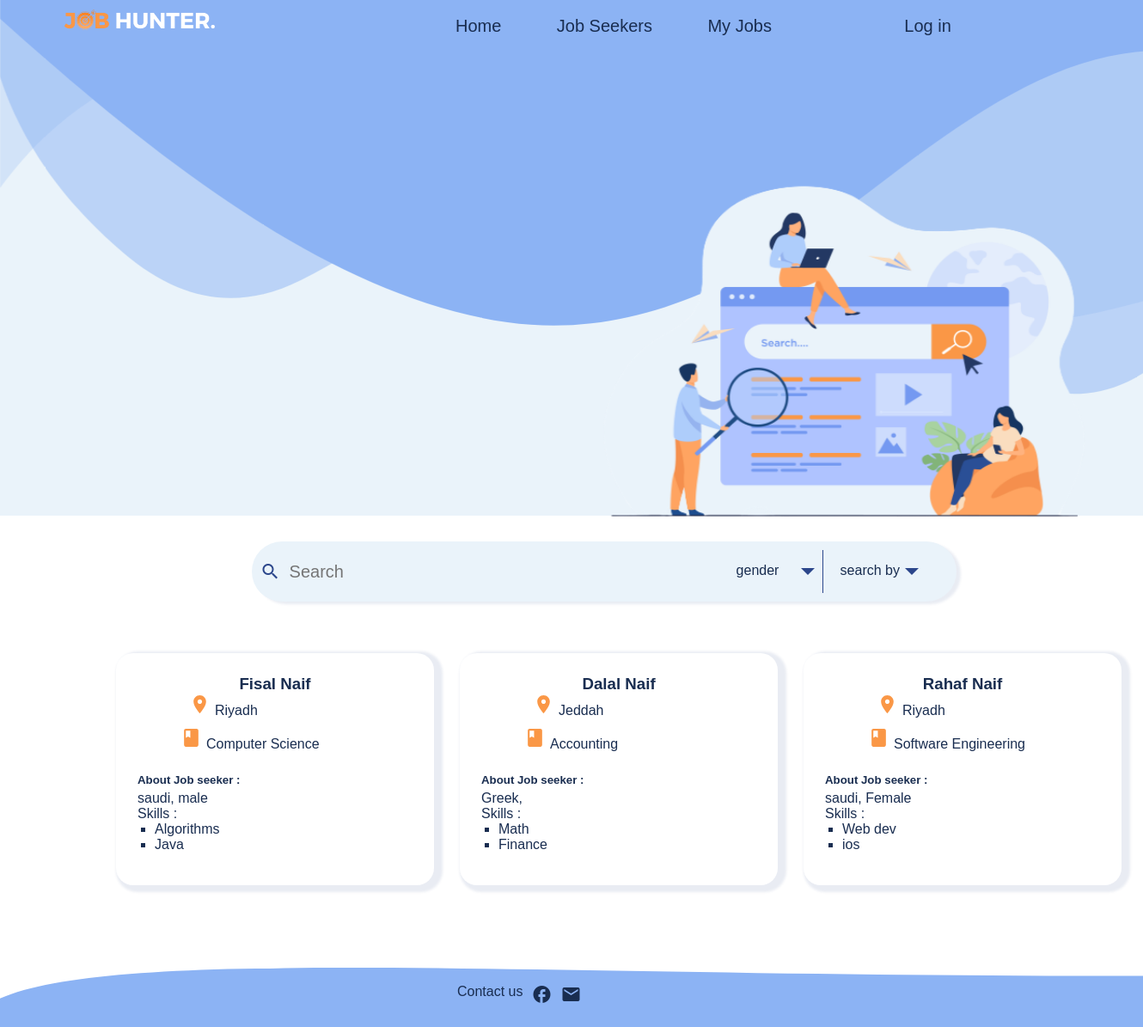
/jobSeekerSearch.php, run on the app's committed database.
### tables this page shows
CREATE TABLE `jobseeker` (
  `firstName` varchar(50) NOT NULL,
  `lastName` varchar(50) NOT NULL,
  `email` varchar(50) NOT NULL,
  `password` varchar(30) NOT NULL,
  `birthDate` date NOT NULL,
  `gender` varchar(10) NOT NULL,
  `nationality` varchar(50) NOT NULL,
  `city` varchar(50) NOT NULL,
  `phone` char(12) NOT NULL,
  `major` varchar(50) NOT NULL,
  `experince` text DEFAULT NULL,
  `currentJob` varchar(50) DEFAULT NULL,
  `role` int(1) DEFAULT 1,
  `Github` text DEFAULT NULL,
  `Instagram` text DEFAULT NULL,
  `Facebook` text DEFAULT NULL
);

CREATE TABLE `skills` (
  `skill_id` int(11) NOT NULL,
  `JobSeeker_email` varchar(30) NOT NULL,
  `skillName` varchar(100) NOT NULL
);

### jobSeekerSearch.php (the view, shortened to what this page needs)
<!DOCTYPE html>
<html>
    <head>
        <link rel="stylesheet" href="styles/jobSeekerSearch.css">
        <link rel="stylesheet" href="styles/NavbarStyles.css">
        <link rel="stylesheet" href="styles\Buttons.css" />
    </head>
    <body>
        <div class="container">
            <div class="custom-shape-divider-top-1612286857">
            </div>
            <div class="header">
                <nav class="navbar">
                    <div class="logo">
                        <img src="img/logo.png">
                    </div>
                    <div class="navbar-items">
                        <a href="home.php" class="navbar-item">Home</a>
                        <a href="jobSeekerSearch.php" class="navbar-item">Job Seekers</a>
                        <a href="JobListing.php" class="navbar-item">My Jobs</a>
                        <a href="LogIn.php" class="navbar-item-span">Log in</a>
                    </div>
                </nav>
                <img src="img/search.png" class="home-img">
            </div>
            <div class="search">
                <form method="GET">
                    <div class="search-box">
                        <span class="material-icons" class="search-icon">search</span>
                        <input type="text" class="input" placeholder="Search" name="search">
                        <div class="dropdown">
                            <div class="default_option"><input type="text" name="gender" value="gender" id="gender" style="background-color:transparent;border:none; outline:none; cursor:pointer;font-size: 16px;color:#192d50;" readonly></div>
                        </div>
                        <div class="dropdown2">
                            <div class="default_option">search by</div>
                        </div>
                    </div>
                </form>
            </div>
            <div class="jobs">
            <div class="job-posts">
                    <ul>
            <?php
                if (!($database = mysqli_connect("localhost", "root", "")))
                    die("<p>Could not connect to database</p>");
                        $search = isset($_GET['search']) ? $_GET['search'] : '';
                        $gender = isset($_GET['gender']) ? $_GET['gender'] : "gender";
                        $skill = isset($_GET['skill']) ? $_GET['skill'] :'';
                        $nation = isset($_GET['nation']) ? $_GET['nation'] : '';
                        $major = isset($_GET['major']) ? $_GET['major'] : '';
                        if(($search=='') && ($gender=='gender')){
                            $query = "select firstName, lastName, email, gender, nationality, city, major from jobseeker";
                        }elseif(($search=='') && ($skill=='') && ($nation=='') &&($major=='') &&($gender=='male')){
                            $query = "select firstName, lastName, email, gender, nationality, city, major from jobseeker WHERE gender='".$gender."'";
                        }elseif(($search=='') && ($skill=='') && ($nation=='') &&($major=='') &&($gender=='female')){
                            $query = "select firstName, lastName, email, gender, nationality, city, major from jobseeker WHERE gender='".$gender."'";
                        }elseif(!empty($search) && ($skill=='') && ($nation=='') &&($major=='') &&($gender=='male')){
                            $query = "select firstName, lastName, email, gender, nationality, city, major from jobseeker WHERE gender='".$gender."' AND (firstName='".$search."' OR lastName='".$search."')";
                        }elseif(!empty($search) && ($skill=='') && ($nation=='') &&($major=='') &&($gender=='female')){
                            $query = "select firstName, lastName, email, gender, nationality, city, major from jobseeker WHERE gender='".$gender."' AND (firstName='".$search."' OR lastName='".$search."')";
                        }elseif(!empty($search) && ($skill=='') && !empty($nation) &&($major=='') &&($gender=='female')){
                            $query = "select firstName, lastName, email, gender, nationality, city, major from jobseeker WHERE gender='".$gender."' AND (firstName='".$search."' OR lastName='".$search."') AND nationality='".$nation."'";
                        }elseif(!empty($search) && ($skill=='') && !empty($nation) &&($major=='') &&($gender=='male')){
                            $query = "select firstName, lastName, email, gender, nationality, city, major from jobseeker WHERE gender='".$gender."' AND (firstName='".$search."' OR lastName='".$search."') AND nationality='".$nation."'";
                        }elseif(!empty($search) && ($skill=='') && ($nation=='') && !empty($major) &&($gender=='male')){
                            $query = "select firstName, lastName, email, gender, nationality, city, major from jobseeker WHERE gender='".$gender."' AND (firstName='".$search."' OR lastName='".$search."') AND major='".$major."'";
                        }elseif(!empty($search) && ($skill=='') && ($nation=='') && !empty($major) &&($gender=='female')){
                            $query = "select firstName, lastName, email, gender, nationality, city, major from jobseeker WHERE gender='".$gender."' AND (firstName='".$search."' OR lastName='".$search."') AND major='".$major."'";
                        }elseif(!empty($search) && ($skill=='') && !empty($nation) && !empty($major) &&($gender=='female')){
                            $query = "select firstName, lastName, email, gender, nationality, city, major from jobseeker WHERE gender='".$gender."' AND (firstName='".$search."' OR lastName='".$search."') AND major='".$major."' AND nationality='".$nation."'";
                        }elseif(!empty($search) && ($skill=='') && !empty($nation) && !empty($major) &&($gender=='male')){
                            $query = "select firstName, lastName, email, gender, nationality, city, major from jobseeker WHERE gender='".$gender."' AND (firstName='".$search."' OR lastName='".$search."') AND major='".$major."' AND nationality='".$nation."'";
                        }elseif(!empty($search) && !empty($skill) && ($nation=='') &&($major=='') &&($gender=='female')){
                            $query = "select firstName, lastName, email, gender, nationality, city, major from jobseeker WHERE gender='".$gender."' AND (firstName='".$search."' OR lastName='".$search."')";
                        }elseif(!empty($search) && !empty($skill) && ($nation=='') &&($major=='') &&($gender=='male')){
                            $query = "select firstName, lastName, email, gender, nationality, city, major from jobseeker WHERE gender='".$gender."' AND (firstName='".$search."' OR lastName='".$search."')";
                        }elseif(!empty($search) && !empty($skill) && !empty($nation) &&($major=='') &&($gender=='female')){
                            $query = "select firstName, lastName, email, gender, nationality, city, major from jobseeker WHERE gender='".$gender."' AND (firstName='".$search."' OR lastName='".$search."') AND nationality='".$nation."'";
                        }elseif(!empty($search) && !empty($skill) && !empty($nation) &&($major=='') &&($gender=='male')){
                            $query = "select firstName, lastName, email, gender, nationality, city, major from jobseeker WHERE gender='".$gender."' AND (firstName='".$search."' OR lastName='".$search."') AND nationality='".$nation."'";
                        }elseif(!empty($search) && !empty($skill) && !empty($nation) && !empty($major) &&($gender=='female')){
                            $query = "select firstName, lastName, email, gender, nationality, city, major from jobseeker WHERE gender='".$gender."' AND (firstName='".$search."' OR lastName='".$search."') AND nationality='".$nation."' AND major='".$major."'";
                        }elseif(!empty($search) && !empty($skill) && !empty($nation) && !empty($major) &&($gender=='male')){
                            $query = "select firstName, lastName, email, gender, nationality, city, major from jobseeker WHERE gender='".$gender."' AND (firstName='".$search."' OR lastName='".$search."') AND nationality='".$nation."' AND major='".$major."'";
                        }elseif(!empty($search) && !empty($skill) && ($nation=='') && !empty($major) &&($gender=='male')){
                            $query = "select firstName, lastName, email, gender, nationality, city, major from jobseeker WHERE gender='".$gender."' AND (firstName='".$search."' OR lastName='".$search."') AND major='".$major."'";
                        }elseif(!empty($search) && !empty($skill) && ($nation=='') && !empty($major) &&($gender=='female')){
                            $query = "select firstName, lastName, email, gender, nationality, city, major from jobseeker WHERE gender='".$gender."' AND (firstName='".$search."' OR lastName='".$search."') AND major='".$major."'";
                        }else{
                            echo '<p style="color: #192d50;font-size: 18px;text-align: center;margin-left:42%;">There is no job seekers</p>';
                        }
                        $result = mysqli_query($database, $query);
                        $rowcount=mysqli_num_rows($result);
                            if ($result && $rowcount>0) {
                                while ($data = mysqli_fetch_assoc($result)) {
                                    $email = $data['email'];
                                    $skillQuery = "select skillName from skills WHERE JobSeeker_email='".$email."' AND skillName='".$skill."'";
                                    $resultSkills = mysqli_query($database, $skillQuery);
                                    $rowcount=mysqli_num_rows($resultSkills);
                                    if($rowcount>0 || ($skill=='')){
                                        print '<li class="post">';
                                        print '<div class="post-content">';
                                        print '<form action="JobSeekerViewProf.php" method="post" style="position:relative;" >';
                                        print '<button type="submit" name="viewi" style="all: unset; cursor:pointer; height: 100%; color: #192d50;  width: 100%; position: relative;">';
                                        print '<h3>'. $data['firstName'] .' '.$data['lastName'].'</h3>';
                                        print '<span class="icon-side">'. $data['city'] .'</span><br>';
                                        print '<svg class="major-icon" xmlns="http://www.w3.org/2000/svg" viewBox="0 0 24 24" fill="black" width="18px" height="18px"><path d="M0 0h24v24H0z" fill="none"/><path d="M18 2H6c-1.1 0-2 .9-2 2v16c0 1.1.9 2 2 2h12c1.1 0 2-.9 2-2V4c0-1.1-.9-2-2-2zM6 4h5v8l-2.5-1.5L6 12V4z"/></svg>';
                                        print '<span class="icon-side">'.$data['major'].'</span>';
                                        print '<h5>About Job seeker :</h5>';
                                        print '<p class="descrption">'.$data['nationality'].', '.$data['gender'].'</p>';
                                        print '<ol id="skills">Skills :';
                                        $query2 = "select skillName from skills WHERE JobSeeker_email='".$email."'";
                                        $result2 = mysqli_query($database, $query2);
                                        if($result2){
                                            $i= 0;
                                            while ($data2 = mysqli_fetch_assoc($result2)) {
                                                if($i<2){
                                                    print '<li>'.$data2['skillName'].'</li>';
                                                    $i++;
                                                }
                                            }
                                        }
                                        print '</ol>';
                                        print '</button></form>';
                                        print '</div>';
                                        print '</li>';
                                    }
                                }
                            }else{
                                echo '<p style="color: #192d50;font-size: 18px;text-align: center;margin-left:42%;">There is no job seekers</p>';
                            }
                        ?>
                    </ul>
                </div>
            </div>
            <div class="footer">
                <div class="footer-content">
                    <p>Contact us</p>
                    <span class="material-icons">facebook</span>
                    <a href="mailto:jobhunter@ksu.com"><span class="material-icons">email</span></a>
                </div>
                <div class="shape-footer" style="height: 150px; overflow: hidden;"><svg viewBox="0 0 500 150" preserveAspectRatio="none"
                    style="height: 100%; width: 100%;">
                    <path d="M-15.58,-15.49 C-16.70,110.81 186.45,57.52 502.48,59.50 L500.00,0.00 L0.00,0.00 Z"
                        style="stroke: none; fill: #8CB3F4;"></path>
                </svg></div>
            </div>
        </div>
    </body>
</html>

### data on the page
jobseeker: firstName "Fisal", lastName "Naif", city "Riyadh", major "Computer Science", nationality "saudi", gender "male"
skills: skillName "Algorithms"
skills: skillName "Java"
jobseeker: firstName "Dalal", lastName "Naif", city "Jeddah", major "Accounting", nationality "Greek"
skills: skillName "Math"
skills: skillName "Finance"
jobseeker: firstName "Rahaf", lastName "Naif", city "Riyadh", major "Software Engineering", nationality "saudi", gender "Female"
skills: skillName "Web dev"
skills: skillName "ios"
